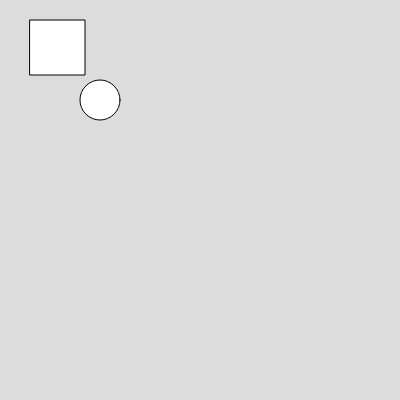
Frame 1 (no input)
Frame 60 (no input): identical to frame 1, image omitted
Frame 120 (the mouse pressed at the canvas centre since frame 60): identical to frame 1, image omitted

The p5.js sketch that drew this single still picture (run headless with seeded random() and noise() and a simulated clock; from frame 60 on, the mouse is pressed at the canvas centre):

// p5.js sketch
// ── sketch.js
function setup() {
    createCanvas(400, 400);
  }

  function draw() {
    background(220);
    rect(30, 20, 55, 55);
    circle(100, 100, 40);
  }
